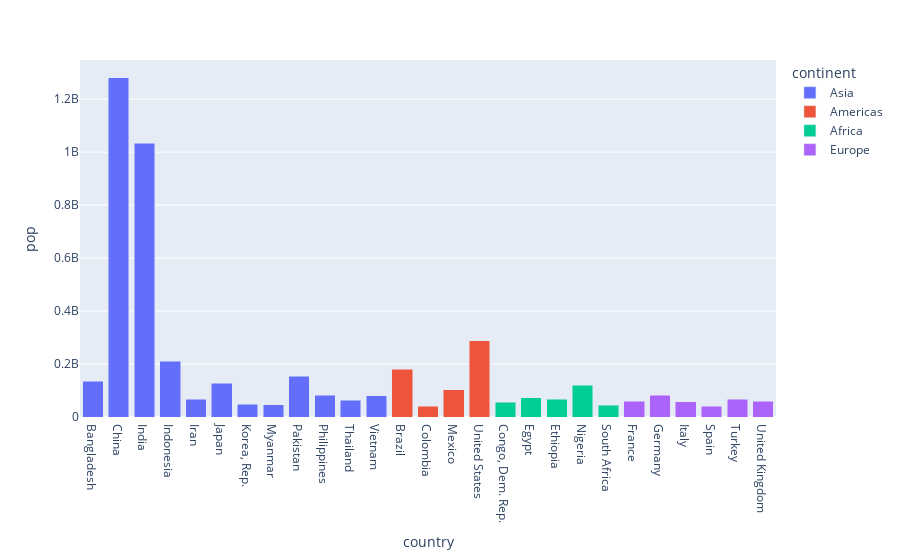

Notebook source saved alongside this figure:
### Code cell
fig = px.bar(dados, x='country', y='pop',color='continent', barmode='stack')
fig
#Usando o barmode=’stack’ e color

### Figure 1 — Plotly figure (JSON) as saved in the notebook; plotly's stock layout.template omitted (floating-point values rounded to 4 significant figures)
{"data": [{"alignmentgroup": "True", "hovertemplate": "continent=Asia<br>country=%{x}<br>pop=%{y}<extra></extra>", "legendgroup": "Asia", "marker": {"color": "#636efa", "pattern": {"shape": ""}}, "name": "Asia", "offsetgroup": "Asia", "orientation": "v", "showlegend": true, "textposition": "auto", "type": "bar", "x": ["Bangladesh", "China", "India", "Indonesia", "Iran", "Japan", "Korea, Rep.", "Myanmar", "Pakistan", "Philippines", "Thailand", "Vietnam"], "xaxis": "x", "y": [135656790, 1280400000, 1034172547, 211060000, 66907826, 127065841, 47969150, 45598081, 153403524, 82995088, 62806748, 80908147], "yaxis": "y"}, {"alignmentgroup": "True", "hovertemplate": "continent=Americas<br>country=%{x}<br>pop=%{y}<extra></extra>", "legendgroup": "Americas", "marker": {"color": "#EF553B", "pattern": {"shape": ""}}, "name": "Americas", "offsetgroup": "Americas", "orientation": "v", "showlegend": true, "textposition": "auto", "type": "bar", "x": ["Brazil", "Colombia", "Mexico", "United States"], "xaxis": "x", "y": [179914212, 41008227, 102479927, 287675526], "yaxis": "y"}, {"alignmentgroup": "True", "hovertemplate": "continent=Africa<br>country=%{x}<br>pop=%{y}<extra></extra>", "legendgroup": "Africa", "marker": {"color": "#00cc96", "pattern": {"shape": ""}}, "name": "Africa", "offsetgroup": "Africa", "orientation": "v", "showlegend": true, "textposition": "auto", "type": "bar", "x": ["Congo, Dem. Rep.", "Egypt", "Ethiopia", "Nigeria", "South Africa"], "xaxis": "x", "y": [55379852, 73312559, 67946797, 119901274, 44433622], "yaxis": "y"}, {"alignmentgroup": "True", "hovertemplate": "continent=Europe<br>country=%{x}<br>pop=%{y}<extra></extra>", "legendgroup": "Europe", "marker": {"color": "#ab63fa", "pattern": {"shape": ""}}, "name": "Europe", "offsetgroup": "Europe", "orientation": "v", "showlegend": true, "textposition": "auto", "type": "bar", "x": ["France", "Germany", "Italy", "Spain", "Turkey", "United Kingdom"], "xaxis": "x", "y": [59925035, 82350671, 57926999, 40152517, 67308928, 59912431], "yaxis": "y"}], "layout": {"barmode": "stack", "legend": {"title": {"text": "continent"}, "tracegroupgap": 0}, "margin": {"t": 60}, "xaxis": {"anchor": "y", "domain": [0, 1], "title": {"text": "country"}}, "yaxis": {"anchor": "x", "domain": [0, 1], "title": {"text": "pop"}}}}
